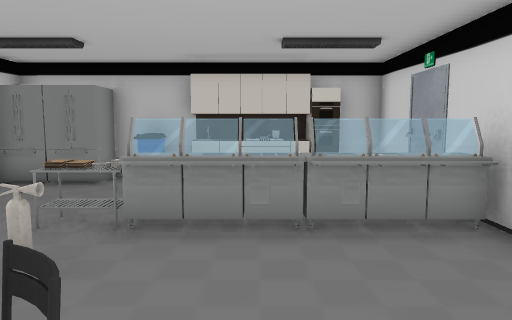
View 1 (above)

12 first-person views from a walk through a Unity game level. The camera is 1.5 m above the floor, tilts 6° down and sees 70° across. The floor is counted in squares, 1 m on a side. Each view is taken from the middle of a square. On the plan, view 1 faces up. The plan holds only what a view shows up to about 16 squares ahead; the rest is blank. The player character is not drawn. Some animated figures are not drawn. Some surface patterns are stand-ins.

View 2
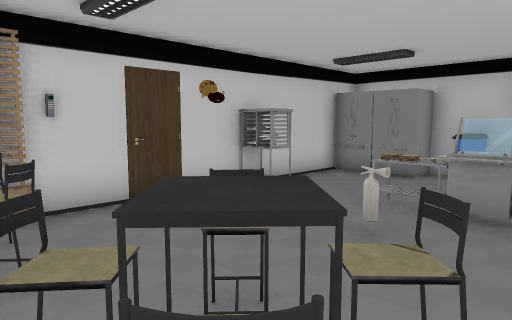

View 3
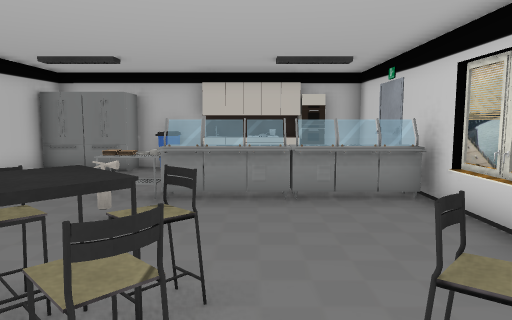

View 4
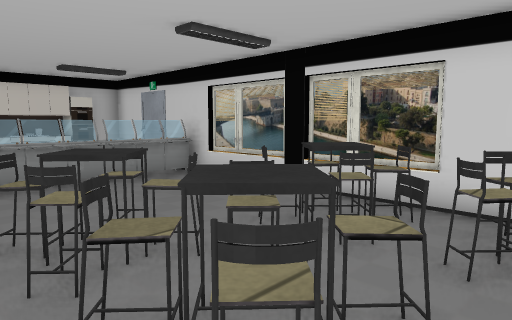

View 5
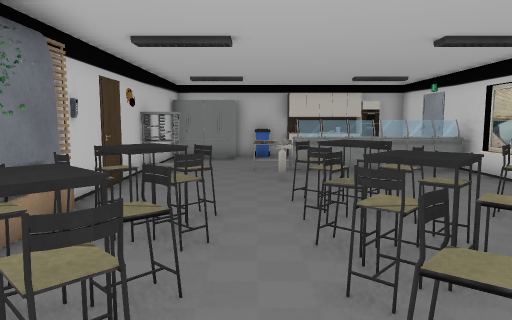

View 6
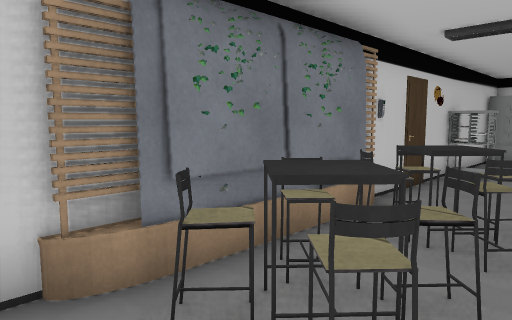

View 7
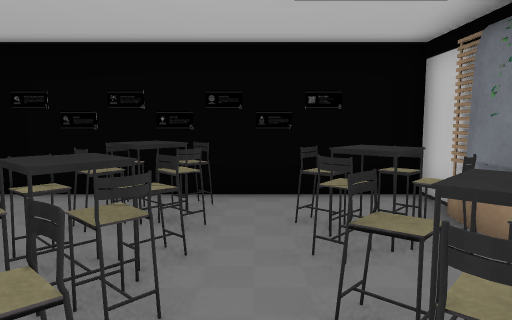

View 8
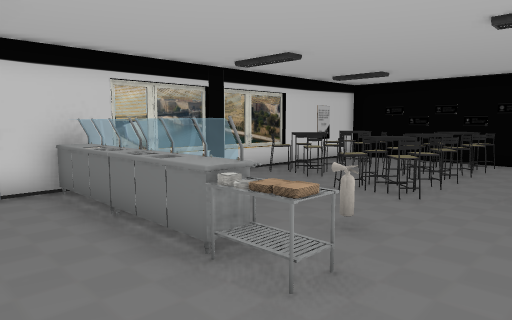

View 9
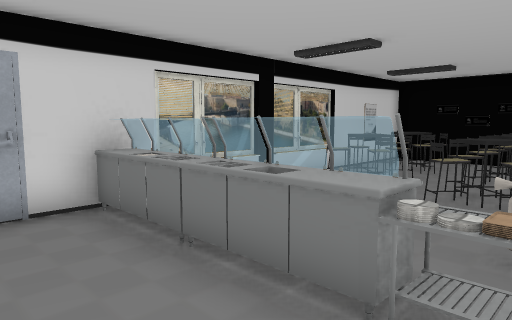

View 10
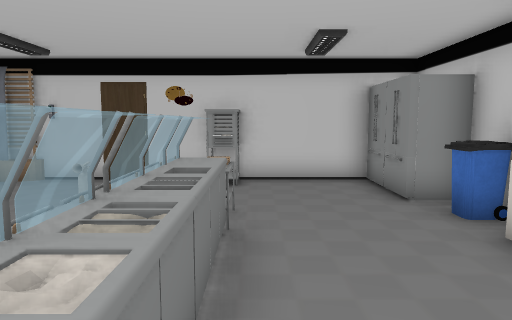

View 11
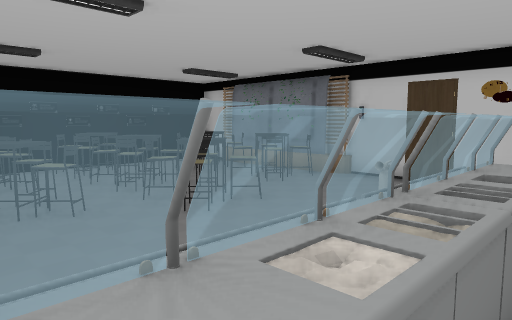

View 12
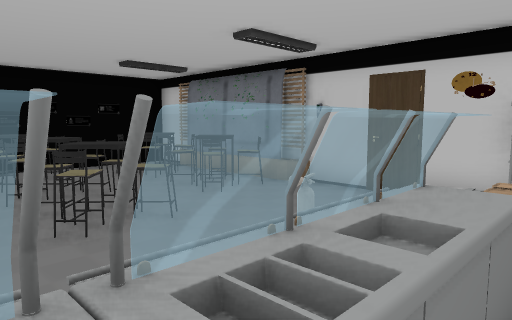

### Floor plan
Key: @ floor where view 1 was taken; # wall or solid block; . floor; = window, fence, low wall or low ledge; ^ raised ledge; O other object.
Columns run from 7 left of view 1 to 4 right of it. Each row starts with its distance up from view 1.
 10    #^######
  9 ####^.===##
  8 #.......  #
  7 #.........##
  6 #....=.....#
  5 ##..^^=====#
  4 #....O....=#
  3 #.........=#
  2 #.........=#
  1 #....=#...##
  0 ##=#.^^@=.=#
 -1  ##^.##.^^=#
 -2  ###..^.#=##
 -3   ##.=##=##
 -4  ###.=##
 -5 ##...^#
 -6 #....##
 -7 ######

Where each view was taken, in squares from view 1:
view 1: 0 up, 0 right, facing up
view 2: 1 down, 0 right, facing up-left
view 3: 2 down, 0 right, facing up
view 4: 4 down, 3 left, facing up-right
view 5: 6 down, 3 left, facing up
view 6: 6 down, 3 left, facing up-left
view 7: 1 up, 3 left, facing down
view 8: 8 up, 5 left, facing down-right
view 9: 8 up, 3 left, facing down-right
view 10: 6 up, 3 right, facing left
view 11: 6 up, 3 right, facing down-left
view 12: 6 up, 1 right, facing down-left
